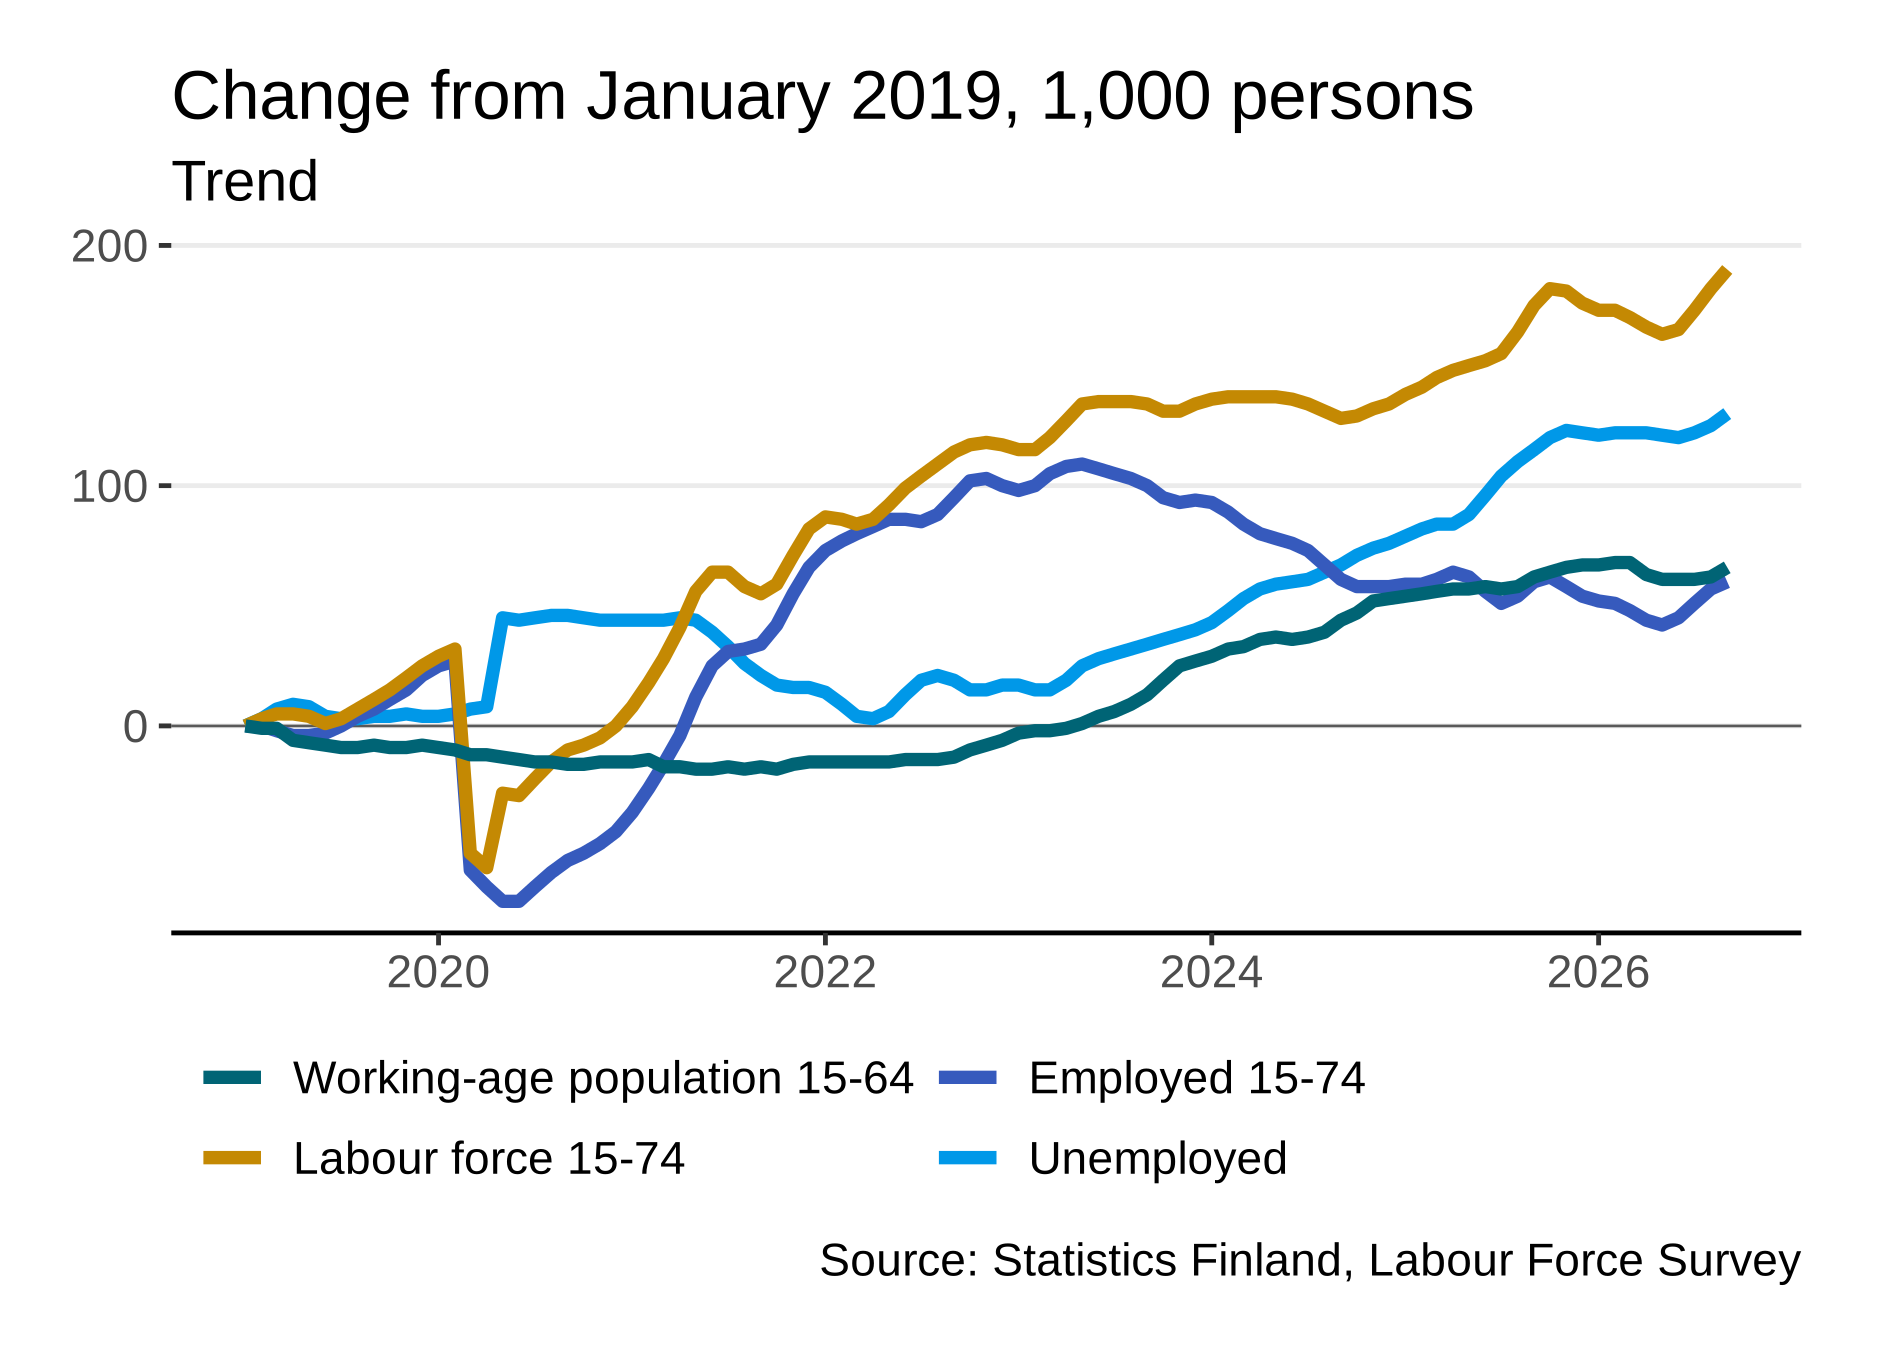

Generate this figure with R:
# Tyoikaiset, tyovoima ja tyolliset trendisarjoista, esityskoossa ja
# englanniksi. Sama kuvio kuin sivuston tyovoiman-tarjonta
# (site/kuviot/tyomarkkinat.qmd), mutta kausitasoitettujen sarjojen sijaan
# Tilastokeskuksen trendisarjat.
#
# Tyovoima on tyollisten ja tyottomien trendien summa. Trendi ei ole
# tasmalleen additiivinen, mutta ero summan omaan trendiin on pieni, ja nain
# tyovoima ja sen osat ovat keskenaan johdonmukaiset. Tyoikainen vaesto on
# sellaisenaan: se on kannan suure eika kaipaa tasoitusta.
#
# Ajo: Rscript esitys/kuviot/tyovoiman-tarjonta-trendi-en.R [tiedosto.png]

library(visu)
library(dplyr)

args <- commandArgs(trailingOnly = TRUE)
tiedosto <- if (length(args)) args[[1]] else
  "esitys/kuviot/tyovoiman-tarjonta-trendi-en.png"

tunnusluvut <- visu_get_data(
  url = "https://pxdata.stat.fi/PxWeb/api/v1/fi/StatFin/tyti/135z.px/",
  query = list(
    "timeperiod_m" = "*",
    "contentscode" = c("tyolliset_trendi", "tyottomat_trendi")
  )
)

vaesto <- visu_get_data(
  url = "https://pxdata.stat.fi/PxWeb/api/v1/fi/StatFin/tyti/135y.px/",
  query = list(
    "timeperiod_m" = "*",
    "sukupuoli_9_20180101" = "SSS",
    "ikaryhma_19_20190101" = "15-64",
    "contentscode" = "tyti-Vaesto"
  )
) |>
  transmute(time, sarja = "vaesto", values)

sarja <- function(koodi) {
  tunnusluvut |> filter(contentscode == koodi) |> select(time, values)
}

# Liitos varmistaa, etta tyolliset ja tyottomat ovat samalta kuukaudelta.
trendi <- inner_join(sarja("tyolliset_trendi"), sarja("tyottomat_trendi"),
                     by = "time", suffix = c("_tyolliset", "_tyottomat"))

sarjat <- c(vaesto = "Working-age population 15-64",
            tyovoima = "Labour force 15-74", tyolliset = "Employed 15-74",
            tyottomat = "Unemployed")

# Muutos tammikuusta 2019 kuten sivustolla, jotta eri kokoiset kannat ovat
# samassa kuviossa vertailukelpoisia.
tarjonta <- bind_rows(
  vaesto,
  transmute(trendi, time, sarja = "tyovoima",
            values = values_tyolliset + values_tyottomat),
  transmute(trendi, time, sarja = "tyolliset", values = values_tyolliset),
  transmute(trendi, time, sarja = "tyottomat", values = values_tyottomat)
) |>
  filter(!is.na(values), time >= as.Date("2019-01-01")) |>
  group_by(sarja) |>
  arrange(time, .by_group = TRUE) |>
  mutate(values = values - first(values)) |>
  ungroup() |>
  mutate(erittely = factor(sarja, levels = names(sarjat), labels = sarjat))

p <- visu_plot(tarjonta, colour = "erittely",
               title = "Change from January 2019, 1,000 persons",
               subtitle = "Trend",
               caption = "Source: Statistics Finland, Labour Force Survey",
               lang = "en", zeroline = TRUE) +
  # Pitkat nimet veisivat oikeassa reunassa puolet piirtoalasta; alareunaan
  # ne mahtuvat kahteen sarakkeeseen.
  ggplot2::guides(colour = ggplot2::guide_legend(nrow = 2))

# Samat mitat ja tyyli kuin visu_chart_png():n oletuksilla.
leveys <- 6.28
korkeus <- 4.49
p <- visu_restyle(p, legend = "bottom", scale = 1.15, width = leveys,
                  linewidth = 1.5, height = korkeus, top_first = TRUE)
ggplot2::ggsave(tiedosto, p, width = leveys, height = korkeus, dpi = 300, bg = "white")
cat("Tallennettu:", tiedosto, "\n")
